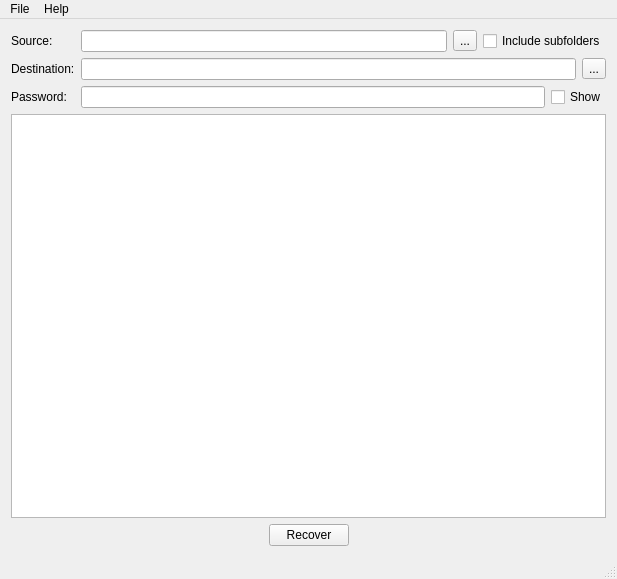
<?xml version="1.0" encoding="UTF-8"?>
<ui version="4.0">
 <class>MainWindow</class>
 <widget class="QMainWindow" name="MainWindow">
  <property name="geometry">
   <rect>
    <x>0</x>
    <y>0</y>
    <width>617</width>
    <height>579</height>
   </rect>
  </property>
  <property name="windowTitle">
   <string>HBSRecover</string>
  </property>
  <property name="windowIcon">
   <iconset resource="../hbsrecover.qrc">
    <normaloff>:/resources/hbsrecovery.png</normaloff>:/resources/hbsrecovery.png</iconset>
  </property>
  <widget class="QWidget" name="centralWidget">
   <layout class="QVBoxLayout" name="verticalLayout">
    <item>
     <layout class="QFormLayout" name="formLayout">
      <item row="0" column="0">
       <widget class="QLabel" name="srcpath_label">
        <property name="text">
         <string>Source:</string>
        </property>
       </widget>
      </item>
      <item row="0" column="1">
       <layout class="QHBoxLayout" name="horizontalLayout">
        <item>
         <widget class="QLineEdit" name="srcpath"/>
        </item>
        <item>
         <widget class="QToolButton" name="srcpath_btn">
          <property name="text">
           <string>...</string>
          </property>
         </widget>
        </item>
        <item>
         <widget class="QCheckBox" name="subfolders_cb">
          <property name="text">
           <string>Include subfolders</string>
          </property>
         </widget>
        </item>
       </layout>
      </item>
      <item row="1" column="0">
       <widget class="QLabel" name="dstpath_label">
        <property name="text">
         <string>Destination:</string>
        </property>
       </widget>
      </item>
      <item row="1" column="1">
       <layout class="QHBoxLayout" name="horizontalLayout_2">
        <item>
         <widget class="QLineEdit" name="dstpath"/>
        </item>
        <item>
         <widget class="QToolButton" name="dstpath_btn">
          <property name="text">
           <string>...</string>
          </property>
         </widget>
        </item>
       </layout>
      </item>
      <item row="2" column="0">
       <widget class="QLabel" name="pswd_label">
        <property name="text">
         <string>Password:</string>
        </property>
       </widget>
      </item>
      <item row="2" column="1">
       <layout class="QHBoxLayout" name="horizontalLayout_4">
        <item>
         <widget class="QLineEdit" name="pswd">
          <property name="echoMode">
           <enum>QLineEdit::Password</enum>
          </property>
         </widget>
        </item>
        <item>
         <widget class="QCheckBox" name="pswd_cb">
          <property name="text">
           <string>Show</string>
          </property>
         </widget>
        </item>
       </layout>
      </item>
     </layout>
    </item>
    <item>
     <widget class="QListWidget" name="filelist">
      <property name="editTriggers">
       <set>QAbstractItemView::NoEditTriggers</set>
      </property>
      <property name="alternatingRowColors">
       <bool>true</bool>
      </property>
      <property name="selectionMode">
       <enum>QAbstractItemView::NoSelection</enum>
      </property>
     </widget>
    </item>
    <item>
     <layout class="QHBoxLayout" name="horizontalLayout_3">
      <item>
       <spacer name="horizontalSpacer">
        <property name="orientation">
         <enum>Qt::Horizontal</enum>
        </property>
        <property name="sizeHint" stdset="0">
         <size>
          <width>40</width>
          <height>20</height>
         </size>
        </property>
       </spacer>
      </item>
      <item>
       <widget class="QPushButton" name="recover">
        <property name="text">
         <string>Recover</string>
        </property>
       </widget>
      </item>
      <item>
       <spacer name="horizontalSpacer_2">
        <property name="orientation">
         <enum>Qt::Horizontal</enum>
        </property>
        <property name="sizeHint" stdset="0">
         <size>
          <width>40</width>
          <height>20</height>
         </size>
        </property>
       </spacer>
      </item>
     </layout>
    </item>
   </layout>
  </widget>
  <widget class="QMenuBar" name="menu_bar">
   <property name="geometry">
    <rect>
     <x>0</x>
     <y>0</y>
     <width>617</width>
     <height>20</height>
    </rect>
   </property>
   <widget class="QMenu" name="file_menu">
    <property name="title">
     <string>File</string>
    </property>
    <addaction name="separator"/>
    <addaction name="action_sel_src"/>
    <addaction name="action_sel_dst"/>
    <addaction name="action_recover"/>
    <addaction name="separator"/>
    <addaction name="action_quit"/>
   </widget>
   <widget class="QMenu" name="help_menu">
    <property name="title">
     <string>Help</string>
    </property>
    <addaction name="action_about_hbsrecover"/>
    <addaction name="action_about_qt"/>
    <addaction name="separator"/>
    <addaction name="action_report_an_issue"/>
    <addaction name="action_star_me_on_github"/>
    <addaction name="action_license"/>
   </widget>
   <addaction name="file_menu"/>
   <addaction name="help_menu"/>
  </widget>
  <widget class="QStatusBar" name="status_bar"/>
  <action name="action_sel_dst">
   <property name="icon">
    <iconset resource="../hbsrecover.qrc">
     <normaloff>:/resources/material-design/svg/code-greater-than.svg</normaloff>:/resources/material-design/svg/code-greater-than.svg</iconset>
   </property>
   <property name="text">
    <string>Select Destination...</string>
   </property>
  </action>
  <action name="action_quit">
   <property name="icon">
    <iconset resource="../hbsrecover.qrc">
     <normaloff>:/resources/material-design/svg/exit-to-app.svg</normaloff>:/resources/material-design/svg/exit-to-app.svg</iconset>
   </property>
   <property name="text">
    <string>Quit</string>
   </property>
   <property name="shortcut">
    <string>Ctrl+Q</string>
   </property>
  </action>
  <action name="action_recover">
   <property name="icon">
    <iconset resource="../hbsrecover.qrc">
     <normaloff>:/resources/material-design/svg/folder-lock-open.svg</normaloff>:/resources/material-design/svg/folder-lock-open.svg</iconset>
   </property>
   <property name="text">
    <string>Recover</string>
   </property>
  </action>
  <action name="action_about_hbsrecover">
   <property name="icon">
    <iconset resource="../hbsrecover.qrc">
     <normaloff>:/resources/hbsrecovery.png</normaloff>:/resources/hbsrecovery.png</iconset>
   </property>
   <property name="text">
    <string>About HBSRecover...</string>
   </property>
   <property name="shortcutVisibleInContextMenu">
    <bool>false</bool>
   </property>
  </action>
  <action name="action_about_qt">
   <property name="icon">
    <iconset resource="../hbsrecover.qrc">
     <normaloff>:/resources/qt_extended_48x48.png</normaloff>:/resources/qt_extended_48x48.png</iconset>
   </property>
   <property name="text">
    <string>About Qt...</string>
   </property>
  </action>
  <action name="action_star_me_on_github">
   <property name="icon">
    <iconset resource="../hbsrecover.qrc">
     <normaloff>:/resources/material-design/svg/github-box.svg</normaloff>:/resources/material-design/svg/github-box.svg</iconset>
   </property>
   <property name="text">
    <string>Star me on Github...</string>
   </property>
  </action>
  <action name="action_sel_src">
   <property name="icon">
    <iconset resource="../hbsrecover.qrc">
     <normaloff>:/resources/material-design/svg/code-less-than.svg</normaloff>:/resources/material-design/svg/code-less-than.svg</iconset>
   </property>
   <property name="text">
    <string>Select Source...</string>
   </property>
  </action>
  <action name="action_license">
   <property name="icon">
    <iconset resource="../hbsrecover.qrc">
     <normaloff>:/resources/material-design/svg/book-open.svg</normaloff>:/resources/material-design/svg/book-open.svg</iconset>
   </property>
   <property name="text">
    <string>License information...</string>
   </property>
  </action>
  <action name="action_report_an_issue">
   <property name="icon">
    <iconset resource="../hbsrecover.qrc">
     <normaloff>:/resources/material-design/svg/bug.svg</normaloff>:/resources/material-design/svg/bug.svg</iconset>
   </property>
   <property name="text">
    <string>Report an issue...</string>
   </property>
  </action>
 </widget>
 <layoutdefault spacing="6" margin="11"/>
 <resources>
  <include location="../hbsrecover.qrc"/>
 </resources>
 <connections/>
</ui>
